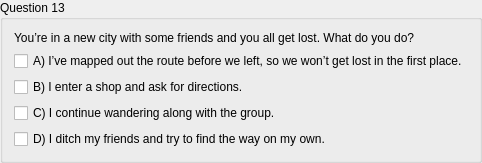
        <widget class="QGroupBox" name="groupBox_25">
         <property name="title">
          <string>Question 13</string>
         </property>
         <layout class="QGridLayout" name="gridLayout_27">
          <item row="2" column="0">
           <widget class="QCheckBox" name="checkBox_46">
            <property name="text">
             <string>B) I enter a shop and ask for directions.</string>
            </property>
           </widget>
          </item>
          <item row="1" column="0">
           <widget class="QCheckBox" name="checkBox_45">
            <property name="text">
             <string>A) I’ve mapped out the route before we left, so we won’t get lost in the first place.</string>
            </property>
           </widget>
          </item>
          <item row="0" column="0">
           <widget class="QLabel" name="label_26">
            <property name="text">
             <string>You’re in a new city with some friends and you all get lost. What do you do? </string>
            </property>
           </widget>
          </item>
          <item row="3" column="0">
           <widget class="QCheckBox" name="checkBox_47">
            <property name="text">
             <string>C) I continue wandering along with the group.</string>
            </property>
           </widget>
          </item>
          <item row="4" column="0">
           <widget class="QCheckBox" name="checkBox_48">
            <property name="text">
             <string>D) I ditch my friends and try to find the way on my own.</string>
            </property>
           </widget>
          </item>
         </layout>
        </widget>
